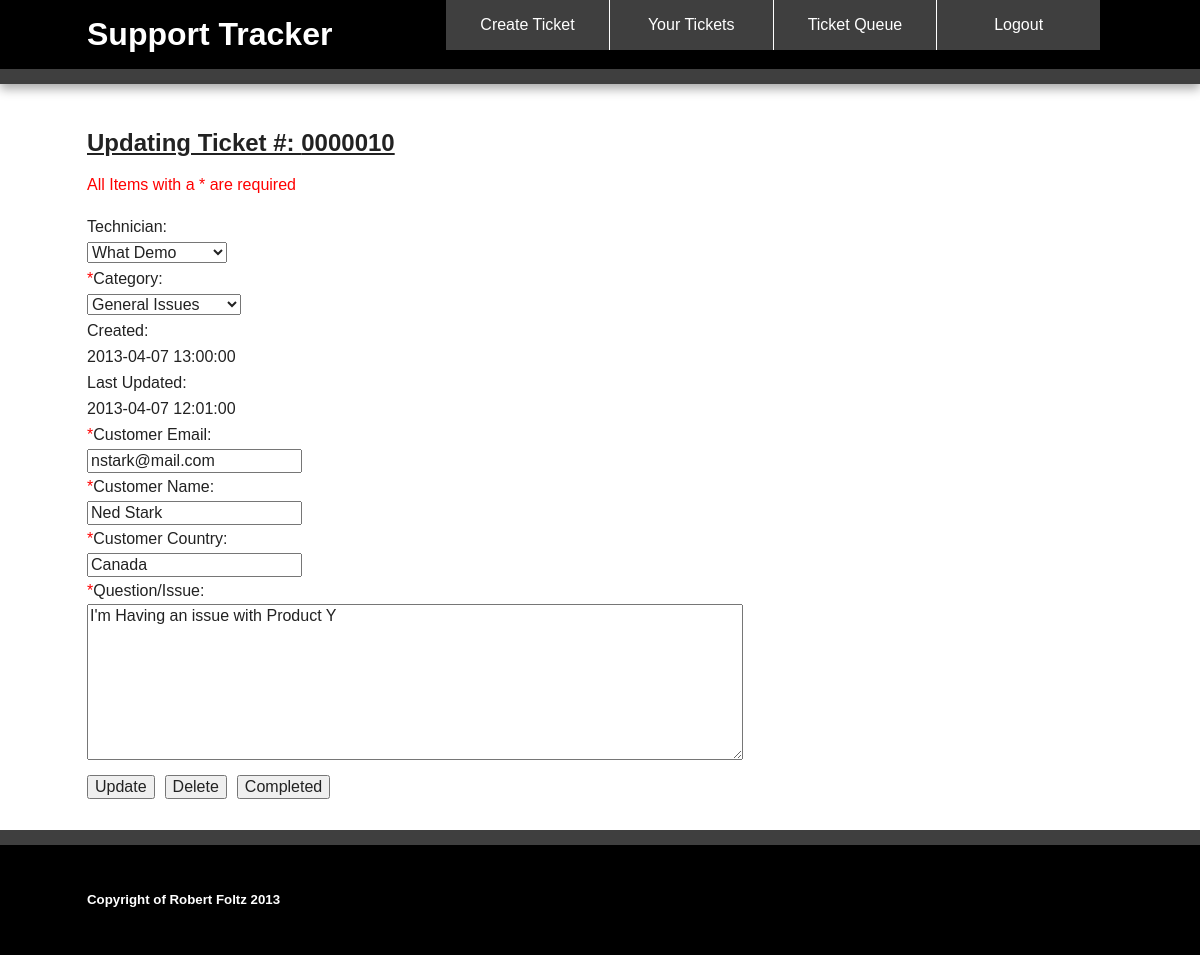
/update-ticket.php?number=10 (signed in), run on the app's committed database.
### tables this page shows
CREATE TABLE tickets
(
Num INT NOT NULL AUTO_INCREMENT,
Created DATETIME NOT NULL,
Updated DATETIME NOT NULL,
CEmail VARCHAR(120) NOT NULL,
CName VARCHAR(120) NOT NULL,
CCountry VARCHAR(120) NOT NULL,
Issue LONGTEXT NOT NULL,
Technician INT,
Category INT NOT NULL,
Completed CHAR default 'N',
PRIMARY KEY (Num),
FOREIGN KEY (Category) REFERENCES category(CatID),
FOREIGN KEY (Technician) REFERENCES techs(UserID)
);

### update-ticket.php (the view, shortened to what this page needs)
<?php require_once('dbConnection.php'); ?>
<?php
	$stmt = $db->query('select * from category');
	$categories = $stmt->fetchAll();
	$stmt = $db->query('select * from techs');
	$techs = $stmt->fetchAll();
	if(isset($_GET['number']))
	{
		$stmt = $db->prepare('select *,LPAD(Num,7,"0") as ticket_num from tickets where num = ?');
		$stmt->bindValue(1, $_GET['number']);
		$stmt->execute();
		$ticket_info = $stmt->fetch();
	}
?>
<!DOCTYPE html>
 <html class="no-js">
    <head>
        <link rel="stylesheet" href="css/normalize.min.css">
        <link rel="stylesheet" href="css/main.css">
    </head>
    <body>
        <div class="header-container">
            <header class="wrapper clearfix">
            	<h1 class="title">Support Tracker</h1>
            	<nav>
                    <ul>
                        <li><a href="create-ticket.php">Create Ticket</a></li>
                        <li><a href="your-tickets.php">Your Tickets</a></li>
                        <li><a href="queue.php">Ticket Queue</a></li>
                        <li><a href="authority.php?logout=true">Logout</a></li>
                    </ul>
                </nav>
            </header>
        </div>
        <div class="main-container">
            <div class="main wrapper clearfix">
                <h1 class="create-heading">Updating Ticket #: <?php echo($ticket_info['ticket_num']); ?></h1>
                <p class="alert" >All Items with a * are required</p>
                <form method="POST" enctype="multipart/form-data" id="update-form">
                <label for="technician">Technician:</label><br>
				<select name="technician" id="technician">
					<?php foreach ($techs as $tech) : ?>
						<?php if($tech['UserID'] == $ticket_info['Technician']) {?>
								<option selected value="<?php echo($tech['UserID']); ?>"><?php echo($tech['Firstname']." ".$tech['Lastname']); ?></option>
						<?php } else { ?>
								<option value="<?php echo($tech['UserID']); ?>"><?php echo($tech['Firstname']." ".$tech['Lastname']); ?></option>
						<?php }?>
					<?php endforeach; ?>
				</select><br>
				<label for="category"><span class="alert">*</span>Category:</label><br>
				<select name="category" id="category">
					<?php foreach ($categories as $category) : ?>
						<?php if($category['CatID'] == $ticket_info['Category']) {?>
							<option selected value="<?php echo($category['CatID']); ?>"><?php echo($category['Catname']); ?></option>
						<?php } else { ?>
							<option value="<?php echo($category['CatID']); ?>"><?php echo($category['Catname']); ?></option>
						<?php }?>
					<?php endforeach; ?>
				</select><br>
				<label for="created">Created:</label><br>
				<label name="created"><?php echo($ticket_info['Created']); ?></label><br>
				<label for="updated">Last Updated:</label><br>
				<label name="updated"><?php echo($ticket_info['Updated']); ?></label><br>
                <label for="email"><span class="alert">*</span>Customer Email:</label><br>
				<input type="text" name="email" id="email" value="<?php echo($ticket_info['CEmail']); ?>"><br>
				<label for="name"><span class="alert">*</span>Customer Name:</label><br>
				<input type="text" name="name" id="name" value="<?php echo($ticket_info['CName']); ?>"><br>
				<label for="country"><span class="alert">*</span>Customer Country:</label><br>
				<input type="text" name="country" id="country" value="<?php echo($ticket_info['CCountry']); ?>"><br>
				<label for="issue"><span class="alert">*</span>Question/Issue:</label><br>
				<textarea name="issue" id="issue" class="textareas"><?php echo($ticket_info['Issue']); ?></textarea><br>
				<input type="submit" name="update" id="update" class="spaced" value="Update"><input type="submit" name="delete" id="delete" class="spaced" value="Delete"><input type="submit" name="complete" id="complete" class="spaced" value="Completed">
				</form>
            </div>
        </div>
        <div class="footer-container">
            <footer class="wrapper">
                <h5>Copyright of Robert Foltz 2013</h5>
            </footer>
        </div>
    </body>
</html>

### css/main.css (style rules this page uses)
html, button, input, select, textarea { color: #222; }
body { font-size: 1em; line-height: 1.4; }
textarea { resize: vertical; }
body { font: 16px/26px Helvetica, Helvetica Neue, Arial; }
.wrapper { width: 90%; margin: 0 5%; }
.header-container { border-bottom: 15px solid #3F3F3F; }
.footer-container, .main aside { border-top: 15px solid #3F3F3F; }
.header-container, .footer-container, .main aside { background:#000000; }
.title { color:white; }
nav ul { margin: 0; padding: 0; }
nav a { display: block; margin-bottom: 10px; padding: 15px 0; text-align: center; text-decoration: none; font-weight: 500; color: white; background: #3F3F3F; -webkit-border-radius: 7px; -moz-border-radius: 7px; border-radius: 7px; }
.main { padding: 30px 0; }
.footer-container footer { color: white; padding: 20px 0; }
.spaced { margin:15px 10px 0 0; }
.create-heading { font-size:1.5em; text-decoration:underline; }
.alert { color:red; }
@media only screen and (min-width: 480px) { nav a { float: left; width: 24.4%; margin: 0; padding:12px 0; border-right:1px solid #FFFFFF; -webkit-border-radius: 0; -moz-border-radius: 0; border-radius: 0; } }
@media only screen and (min-width: 480px) { nav li:first-child a { margin-left: 0; } }
@media only screen and (min-width: 480px) { nav li:last-child a { margin-right: 0; border-right:none; } }
@media only screen and (min-width: 480px) { .textareas { width:430px; height:150px; } }
@media only screen and (min-width: 480px) { nav ul li { display: inline; } }
@media only screen and (min-width: 768px) { .header-container, .main aside { -webkit-box-shadow: 0 5px 10px #aaa; -moz-box-shadow: 0 5px 10px #aaa; box-shadow: 0 5px 10px #aaa; } }
@media only screen and (min-width: 768px) { .title { float:left; margin-right:10px; } }
@media only screen and (min-width: 768px) { nav { float:right; width:65%; } }
@media only screen and (min-width: 768px) { .textareas { width:650px; height:150px; } }
@media only screen and (min-width: 1140px) { .wrapper { width: 1026px; margin: 0 auto; } }
.clearfix:before, .clearfix:after { content: " "; display: table; }
.clearfix:after { clear: both; }
.clearfix { *zoom: 1; }

### data on the page
tickets: Created "2013-04-07 13:00:00", Updated "2013-04-07 12:01:00", email "nstark@mail.com", name "Ned Stark", country "Canada", issue "I'm Having an issue with Product Y"

### other printed values
$ticket_info['ticket_num'] "0000010"
form field technician "What Demo"
form field category "General Issues"
